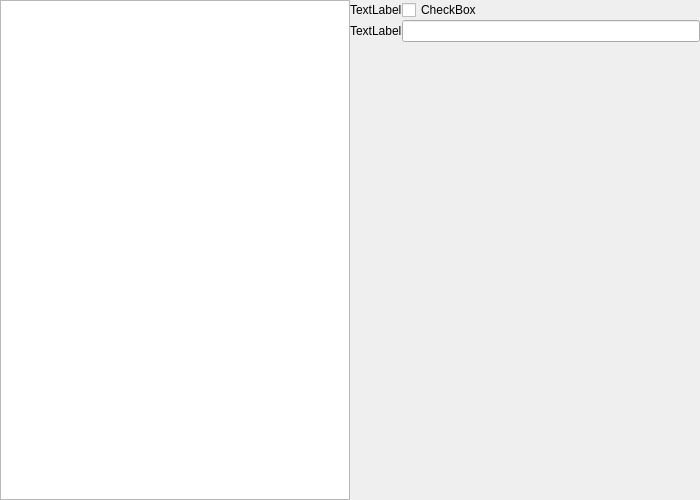
<?xml version="1.0" encoding="UTF-8"?>
<ui version="4.0">
 <class>ConnectionsWindow</class>
 <widget class="QDialog" name="ConnectionsWindow">
  <property name="geometry">
   <rect>
    <x>0</x>
    <y>0</y>
    <width>700</width>
    <height>500</height>
   </rect>
  </property>
  <property name="windowTitle">
   <string>Connect</string>
  </property>
  <layout class="QVBoxLayout" name="verticalLayout">
   <property name="spacing">
    <number>0</number>
   </property>
   <property name="leftMargin">
    <number>0</number>
   </property>
   <property name="topMargin">
    <number>0</number>
   </property>
   <property name="rightMargin">
    <number>0</number>
   </property>
   <property name="bottomMargin">
    <number>0</number>
   </property>
   <item>
    <layout class="QHBoxLayout" name="layout">
     <property name="spacing">
      <number>0</number>
     </property>
     <property name="leftMargin">
      <number>0</number>
     </property>
     <property name="topMargin">
      <number>0</number>
     </property>
     <property name="rightMargin">
      <number>0</number>
     </property>
     <property name="bottomMargin">
      <number>0</number>
     </property>
     <item>
      <widget class="QListView" name="listView"/>
     </item>
     <item>
      <layout class="QFormLayout" name="formLayout_2">
       <item row="0" column="0">
        <widget class="QLabel" name="label">
         <property name="text">
          <string>TextLabel</string>
         </property>
        </widget>
       </item>
       <item row="0" column="1">
        <widget class="QCheckBox" name="checkBox">
         <property name="text">
          <string>CheckBox</string>
         </property>
        </widget>
       </item>
       <item row="1" column="0">
        <widget class="QLabel" name="label_2">
         <property name="text">
          <string>TextLabel</string>
         </property>
        </widget>
       </item>
       <item row="1" column="1">
        <widget class="QLineEdit" name="lineEdit"/>
       </item>
      </layout>
     </item>
    </layout>
   </item>
  </layout>
 </widget>
 <resources/>
 <connections/>
</ui>
